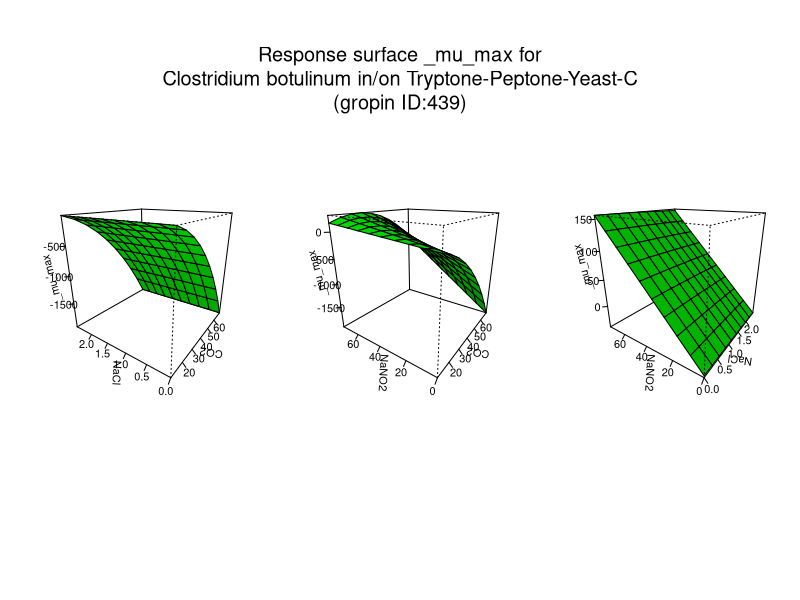

R code for this plot:
#############################
# start of Parameter script
#############################
CO2 <- seq(10.01,69.9300699300699,length.out=10)
NaCl <- seq(0,2.4975024975025,length.out=10)
NaNO2 <- seq(0,74.9250749250749,length.out=10)
#############################
# end of Parameter script
#############################
############################# 
# start of Model script Gropin ID 439 
#############################
 
# constant coefficients for this model
 
variables <- data.frame(CO2,NaCl,NaNO2)
argumentsPar <- unique.data.frame(expand.grid(variables))
 
# heart of the model
response_surface <- function(CO2,NaCl,NaNO2) {
   mumax <-1-0.4*NaNO2+0.3*CO2*NaNO2-0.5*(NaCl^2)-0.4*(CO2^2)

	return(mumax=mumax)
} 

# output parameters
responseSurface <- cbind(argumentsPar,response_surface(argumentsPar['CO2'],argumentsPar['NaCl'],argumentsPar['NaNO2']))
colnames(responseSurface) <- c(colnames(argumentsPar),'mumax')
#############################
# End of Model script
#############################
############################# 
# start of Visualisation script Gropin ID 439 
#############################
titleText <-'Response surface _mu_max for
Clostridium botulinum in/on Tryptone-Peptone-Yeast-C
(gropin ID:439)'
argPar1 <- unique.data.frame(expand.grid(CO2,NaCl))
argPar2 <- unique.data.frame(expand.grid(CO2,NaNO2))
argPar3 <- unique.data.frame(expand.grid(NaCl,NaNO2))
z1 <- matrix(unlist(response_surface(CO2 = argPar1[1],NaCl = argPar1[2],NaNO2 = NaNO2[1])),nrow=10)
z2 <- matrix(unlist(response_surface(CO2 = argPar2[1],NaNO2 = argPar2[2],NaCl = NaCl[1])),nrow=10)
z3 <- matrix(unlist(response_surface(NaCl = argPar3[1],NaNO2 = argPar3[2],CO2 = CO2[1])),nrow=10)
# adding precaution if response surface is zero
myZLim1 <- range(z1)
if(myZLim1[1] == myZLim1[2]) myZLim1[2] <- myZLim1[2]+1
myZLim2 <- range(z2)
if(myZLim2[1] == myZLim2[2]) myZLim2[2] <- myZLim2[2]+1
myZLim3 <- range(z3)
if(myZLim3[1] == myZLim3[2]) myZLim3[2] <- myZLim3[2]+1
if(length(CO2)>1 & length(NaCl)>1 & length(NaNO2)>1) {
	par(mfrow = c(1,3))
	persp(CO2,NaCl,z1,col = 'green',xlab='CO2',ylab='NaCl',zlab='_mu_max',zlim=myZLim1,theta=305,phi=20,shade=0.25,ticktype = 'detailed')
	persp(CO2,NaNO2,z2,col = 'green',xlab='CO2',ylab='NaNO2',zlab='_mu_max',zlim=myZLim2,theta=305,phi=20,shade=0.25,ticktype = 'detailed')
	persp(NaCl,NaNO2,z3,col = 'green',xlab='NaCl',ylab='NaNO2',zlab='_mu_max',zlim=myZLim3,theta=305,phi=20,shade=0.25,ticktype = 'detailed')
	mtext(titleText,outer=T,  cex=1.2, line=-8.5, side=3)
} else {
		myPars <- unique.data.frame(expand.grid(CO2,NaCl,NaNO2))
		myZ <-matrix(unlist(response_surface(myPars[,1],myPars[,2],myPars[,3])),nrow=10)
		myZLim <- range(myZ)
if(myZLim[1] == myZLim[2]) myZLim[2] <- myZLim[2]+1
	if(length(NaNO2)==1) {
		persp(CO2,NaCl,myZ,col = 'green',xlab='CO2',ylab='NaCl',zlab='_mu_max',main=titleText,sub=paste('other variable: NaNO2 =',round(NaNO2,digits = 2)),zlim=myZLim,theta=305,phi=20,shade=0.25,ticktype = 'detailed')
	}
	if(length(NaCl)==1) {
		persp(CO2,NaNO2,myZ,col = 'green',xlab='CO2',ylab='NaNO2',zlab='_mu_max',main=titleText,sub=paste('other variable: NaCl =',round(NaCl,digits = 2)),zlim=myZLim,theta=305,phi=20,shade=0.25,ticktype = 'detailed')
	}
	if(length(CO2)==1) {
		persp(NaCl,NaNO2,myZ,col = 'green',xlab='NaCl',ylab='NaNO2',zlab='_mu_max',main=titleText,sub=paste('other variable: CO2 =',round(CO2,digits = 2)),zlim=myZLim,theta=305,phi=20,shade=0.25,ticktype = 'detailed')
	}
}
#############################
# End of Visualisation script
#############################
